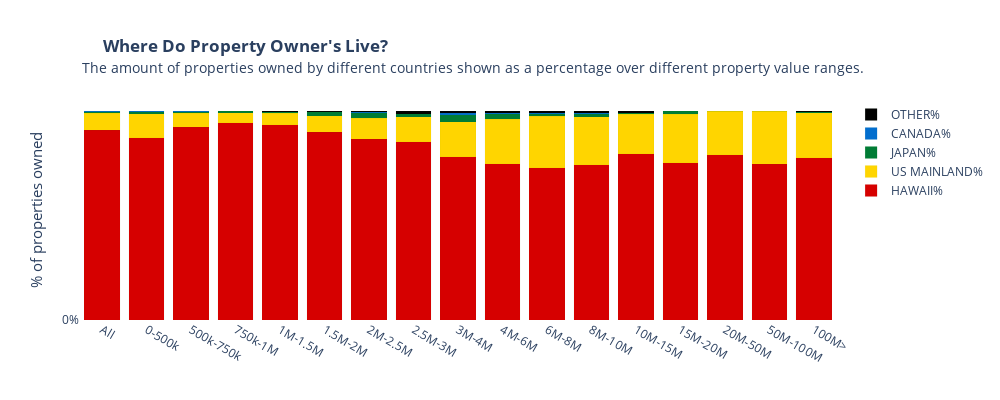

This figure's notebook cell:
### Code cell
import plotly.graph_objs as go

fig = go.Figure()

fig.layout=go.Layout(
        annotations=[
            go.layout.Annotation(
                text="The amount of properties owned by different countries shown as a percentage over different property value ranges.",
                showarrow=False,
                xref='paper',
                yref='paper',
                x=0.0,
                y=1.2,
                font=dict(
                size=14))])


fig.add_trace(go.Bar(y=owner_country_binned.iloc[0,1:18], 
                     x=['All','0-500k', '500k-750k', '750k-1M', '1M-1.5M', '1.5M-2M', '2M-2.5M', '2.5M-3M', '3M-4M', 
                              '4M-6M', '6M-8M','8M-10M', '10M-15M', '15M-20M', '20M-50M', '50M-100M', '100M>'], 
                     name="HAWAII%", marker=dict(color='#D60000', line=dict(color='rgba(0,128,0, 0.5)', width=0.05))))

fig.add_trace(go.Bar(y=owner_country_binned.iloc[1,1:18], 
                     x=['All','0-500k', '500k-750k', '750k-1M', '1M-1.5M', '1.5M-2M', '2M-2.5M', '2.5M-3M', '3M-4M', 
                              '4M-6M', '6M-8M','8M-10M', '10M-15M', '15M-20M', '20M-50M', '50M-100M', '100M>'], 
                     name="US MAINLAND%", marker=dict(color='#FFD500', line=dict(color='rgba(0,128,0, 0.5)', width=0.05))))

fig.add_trace(go.Bar(y=owner_country_binned.iloc[2,1:18], 
                     x=['All','0-500k', '500k-750k', '750k-1M', '1M-1.5M', '1.5M-2M', '2M-2.5M', '2.5M-3M', '3M-4M', 
                              '4M-6M', '6M-8M','8M-10M', '10M-15M', '15M-20M', '20M-50M', '50M-100M', '100M>'], 
                     name="JAPAN%", marker=dict(color='#007C35', line=dict(color='rgba(0,128,0, 0.5)', width=0.05))))

fig.add_trace(go.Bar(y=owner_country_binned.iloc[3,1:18], 
                     x=['All','0-500k', '500k-750k', '750k-1M', '1M-1.5M', '1.5M-2M', '2M-2.5M', '2.5M-3M', '3M-4M', 
                              '4M-6M', '6M-8M','8M-10M', '10M-15M', '15M-20M', '20M-50M', '50M-100M', '100M>'], 
                     name="CANADA%", marker=dict(color='#026ECE', line=dict(color='rgba(0,128,0, 0.5)', width=0.05))))

fig.add_trace(go.Bar(y=owner_country_binned.iloc[4,1:18], 
                     x=['All','0-500k', '500k-750k', '750k-1M', '1M-1.5M', '1.5M-2M', '2M-2.5M', '2.5M-3M', '3M-4M', 
                              '4M-6M', '6M-8M','8M-10M', '10M-15M', '15M-20M', '20M-50M', '50M-100M', '100M>'], 
                     name="OTHER%", marker=dict(color='#000000', line=dict(color='rgba(0,128,0, 0.5)', width=0.05))))


fig.update_layout(
        yaxis=dict(
        title_text="% of properties owned",
        ticktext=["0%", "20%", "40%", "60%","80%","100%"],
        tickvals=[0, 20, 40, 60, 80, 100],
        tickmode="array",
        titlefont=dict(size=15),
    ),
    autosize=False,
    width=1000,
    height=400,
    paper_bgcolor='rgba(0,0,0,0)',
    plot_bgcolor='rgba(0,0,0,0)',
    title={
        'text': "<b>Where Do Property Owner's Live?</b>",
        'y':0.9,
        'x':0.245,
        'xanchor': 'center',
        'yanchor': 'top'},
    
    barmode='stack')



fig.show()

### Figure 1 — Plotly figure (JSON) as saved in the notebook; plotly's stock layout.template omitted (floating-point values rounded to 4 significant figures)
{"data": [{"marker": {"color": "#D60000", "line": {"color": "rgba(0,128,0, 0.5)", "width": 0.05}}, "name": "HAWAII%", "type": "bar", "x": ["All", "0-500k", "500k-750k", "750k-1M", "1M-1.5M", "1.5M-2M", "2M-2.5M", "2.5M-3M", "3M-4M", "4M-6M", "6M-8M", "8M-10M", "10M-15M", "15M-20M", "20M-50M", "50M-100M", "100M>"], "y": [0.9082, 0.8729, 0.9218, 0.9432, 0.9337, 0.8989, 0.8645, 0.8519, 0.7811, 0.7485, 0.7274, 0.7433, 0.7959, 0.7513, 0.7907, 0.7456, 0.7763]}, {"marker": {"color": "#FFD500", "line": {"color": "rgba(0,128,0, 0.5)", "width": 0.05}}, "name": "US MAINLAND%", "type": "bar", "x": ["All", "0-500k", "500k-750k", "750k-1M", "1M-1.5M", "1.5M-2M", "2M-2.5M", "2.5M-3M", "3M-4M", "4M-6M", "6M-8M", "8M-10M", "10M-15M", "15M-20M", "20M-50M", "50M-100M", "100M>"], "y": [0.08005, 0.1145, 0.06799, 0.04944, 0.05523, 0.07783, 0.1016, 0.12, 0.1669, 0.212, 0.2468, 0.2299, 0.1888, 0.2335, 0.2093, 0.2544, 0.2156]}, {"marker": {"color": "#007C35", "line": {"color": "rgba(0,128,0, 0.5)", "width": 0.05}}, "name": "JAPAN%", "type": "bar", "x": ["All", "0-500k", "500k-750k", "750k-1M", "1M-1.5M", "1.5M-2M", "2M-2.5M", "2.5M-3M", "3M-4M", "4M-6M", "6M-8M", "8M-10M", "10M-15M", "15M-20M", "20M-50M", "50M-100M", "100M>"], "y": [0.007642, 0.007237, 0.007135, 0.005462, 0.007238, 0.01657, 0.02454, 0.01213, 0.03415, 0.02349, 0.0129, 0.01149, 0.005102, 0.01523, 0, 0, 0.004492]}, {"marker": {"color": "#026ECE", "line": {"color": "rgba(0,128,0, 0.5)", "width": 0.05}}, "name": "CANADA%", "type": "bar", "x": ["All", "0-500k", "500k-750k", "750k-1M", "1M-1.5M", "1.5M-2M", "2M-2.5M", "2.5M-3M", "3M-4M", "4M-6M", "6M-8M", "8M-10M", "10M-15M", "15M-20M", "20M-50M", "50M-100M", "100M>"], "y": [0.001831, 0.003049, 0.001355, 0.0007896, 0.001174, 0.002464, 0.002282, 0.002553, 0.006159, 0.005562, 0.001613, 0.003831, 0, 0, 0, 0, 0]}, {"marker": {"color": "#000000", "line": {"color": "rgba(0,128,0, 0.5)", "width": 0.05}}, "name": "OTHER%", "type": "bar", "x": ["All", "0-500k", "500k-750k", "750k-1M", "1M-1.5M", "1.5M-2M", "2M-2.5M", "2.5M-3M", "3M-4M", "4M-6M", "6M-8M", "8M-10M", "10M-15M", "15M-20M", "20M-50M", "50M-100M", "100M>"], "y": [0.002253, 0.002301, 0.001687, 0.001128, 0.002622, 0.004255, 0.007133, 0.0134, 0.01176, 0.01051, 0.01129, 0.01149, 0.0102, 0, 0, 0, 0.003594]}], "layout": {"annotations": [{"font": {"size": 14}, "showarrow": false, "text": "The amount of properties owned by different countries shown as a percentage over different property value ranges.", "x": 0, "xref": "paper", "y": 1.2, "yref": "paper"}], "autosize": false, "barmode": "stack", "height": 400, "paper_bgcolor": "rgba(0, 0, 0, 0)", "plot_bgcolor": "rgba(0, 0, 0, 0)", "title": {"text": "<b>Where Do Property Owner's Live?</b>", "x": 0.245, "xanchor": "center", "y": 0.9, "yanchor": "top"}, "width": 1000, "xaxis": {"autorange": true, "range": [-0.5, 16.5], "type": "category"}, "yaxis": {"autorange": true, "range": [0, 1.053], "tickmode": "array", "ticktext": ["0%", "20%", "40%", "60%", "80%", "100%"], "tickvals": [0, 20, 40, 60, 80, 100], "title": {"font": {"size": 15}, "text": "% of properties owned"}, "type": "linear"}}}
